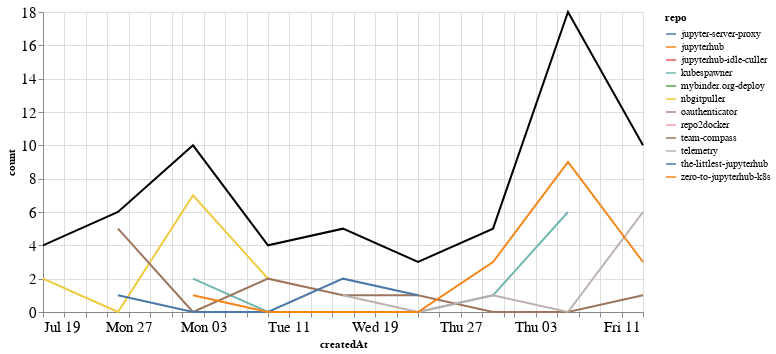

The cell this chart's notebook holds for it:
### Markdown cell above
## Comments

### Code cell
comments_time = comments.groupby('repo').resample('W', on='createdAt').count()['author'].reset_index()
comments_time = comments_time.rename(columns={'author': 'count'})
comments_time_total = comments_time.groupby('createdAt').agg({"count": "sum"}).reset_index()
ch1 = alt.Chart(comments_time, width=600).mark_line().encode(
    x='createdAt',
    y='count',
    color='repo',
    tooltip="repo"
)

ch2 = alt.Chart(comments_time_total, width=600).mark_line(color="black").encode(
    x='createdAt',
    y='count',
)

ch1 + ch2

### Figure 1 — Vega-Lite specification as saved in the notebook (floating-point values rounded to 4 significant figures)
{"config": {"axisLeft": {"labelFontSize": 15}, "axisBottom": {"labelFontSize": 15}}, "layer": [{"data": {"name": "data-932093902d5cec7c2e172c47fe2a565b"}, "mark": "line", "encoding": {"color": {"type": "nominal", "field": "repo"}, "tooltip": {"type": "nominal", "field": "repo"}, "x": {"type": "temporal", "field": "createdAt"}, "y": {"type": "quantitative", "field": "count"}}, "width": 600}, {"data": {"name": "data-a4daba58f5fa41623e03810e061dbf75"}, "mark": {"type": "line", "color": "black"}, "encoding": {"x": {"type": "temporal", "field": "createdAt"}, "y": {"type": "quantitative", "field": "count"}}, "width": 600}], "$schema": "https://vega.github.io/schema/vega-lite/v4.8.1.json", "datasets": {"data-932093902d5cec7c2e172c47fe2a565b": [{"repo": "jupyter-server-proxy", "createdAt": "2020-08-23T00:00:00", "count": 1}, {"repo": "jupyterhub", "createdAt": "2020-07-19T00:00:00", "count": 1}, {"repo": "jupyterhub-idle-culler", "createdAt": "2020-08-16T00:00:00", "count": 1}, {"repo": "kubespawner", "createdAt": "2020-08-02T00:00:00", "count": 2}, {"repo": "kubespawner", "createdAt": "2020-08-09T00:00:00", "count": 0}, {"repo": "kubespawner", "createdAt": "2020-08-16T00:00:00", "count": 0}, {"repo": "kubespawner", "createdAt": "2020-08-23T00:00:00", "count": 0}, {"repo": "kubespawner", "createdAt": "2020-08-30T00:00:00", "count": 1}, {"repo": "kubespawner", "createdAt": "2020-09-06T00:00:00", "count": 6}, {"repo": "mybinder.org-deploy", "createdAt": "2020-09-06T00:00:00", "count": 2}, {"repo": "nbgitpuller", "createdAt": "2020-07-19T00:00:00", "count": 2}, {"repo": "nbgitpuller", "createdAt": "2020-07-26T00:00:00", "count": 0}, {"repo": "nbgitpuller", "createdAt": "2020-08-02T00:00:00", "count": 7}, {"repo": "nbgitpuller", "createdAt": "2020-08-09T00:00:00", "count": 2}, {"repo": "oauthenticator", "createdAt": "2020-09-06T00:00:00", "count": 1}, {"repo": "repo2docker", "createdAt": "2020-07-19T00:00:00", "count": 1}, {"repo": "team-compass", "createdAt": "2020-07-26T00:00:00", "count": 5}, {"repo": "team-compass", "createdAt": "2020-08-02T00:00:00", "count": 0}, {"repo": "team-compass", "createdAt": "2020-08-09T00:00:00", "count": 2}, {"repo": "team-compass", "createdAt": "2020-08-16T00:00:00", "count": 1}, {"repo": "team-compass", "createdAt": "2020-08-23T00:00:00", "count": 1}, {"repo": "team-compass", "createdAt": "2020-08-30T00:00:00", "count": 0}, {"repo": "team-compass", "createdAt": "2020-09-06T00:00:00", "count": 0}, {"repo": "team-compass", "createdAt": "2020-09-13T00:00:00", "count": 1}, {"repo": "telemetry", "createdAt": "2020-08-16T00:00:00", "count": 1}, {"repo": "telemetry", "createdAt": "2020-08-23T00:00:00", "count": 0}, {"repo": "telemetry", "createdAt": "2020-08-30T00:00:00", "count": 1}, {"repo": "telemetry", "createdAt": "2020-09-06T00:00:00", "count": 0}, {"repo": "telemetry", "createdAt": "2020-09-13T00:00:00", "count": 6}, {"repo": "the-littlest-jupyterhub", "createdAt": "2020-07-26T00:00:00", "count": 1}, {"repo": "the-littlest-jupyterhub", "createdAt": "2020-08-02T00:00:00", "count": 0}, {"repo": "the-littlest-jupyterhub", "createdAt": "2020-08-09T00:00:00", "count": 0}, {"repo": "the-littlest-jupyterhub", "createdAt": "2020-08-16T00:00:00", "count": 2}, {"repo": "the-littlest-jupyterhub", "createdAt": "2020-08-23T00:00:00", "count": 1}, {"repo": "zero-to-jupyterhub-k8s", "createdAt": "2020-08-02T00:00:00", "count": 1}, {"repo": "zero-to-jupyterhub-k8s", "createdAt": "2020-08-09T00:00:00", "count": 0}, {"repo": "zero-to-jupyterhub-k8s", "createdAt": "2020-08-16T00:00:00", "count": 0}, {"repo": "zero-to-jupyterhub-k8s", "createdAt": "2020-08-23T00:00:00", "count": 0}, {"repo": "zero-to-jupyterhub-k8s", "createdAt": "2020-08-30T00:00:00", "count": 3}, {"repo": "zero-to-jupyterhub-k8s", "createdAt": "2020-09-06T00:00:00", "count": 9}, {"repo": "zero-to-jupyterhub-k8s", "createdAt": "2020-09-13T00:00:00", "count": 3}], "data-a4daba58f5fa41623e03810e061dbf75": [{"createdAt": "2020-07-19T00:00:00", "count": 4}, {"createdAt": "2020-07-26T00:00:00", "count": 6}, {"createdAt": "2020-08-02T00:00:00", "count": 10}, {"createdAt": "2020-08-09T00:00:00", "count": 4}, {"createdAt": "2020-08-16T00:00:00", "count": 5}, {"createdAt": "2020-08-23T00:00:00", "count": 3}, {"createdAt": "2020-08-30T00:00:00", "count": 5}, {"createdAt": "2020-09-06T00:00:00", "count": 18}, {"createdAt": "2020-09-13T00:00:00", "count": 10}]}}
